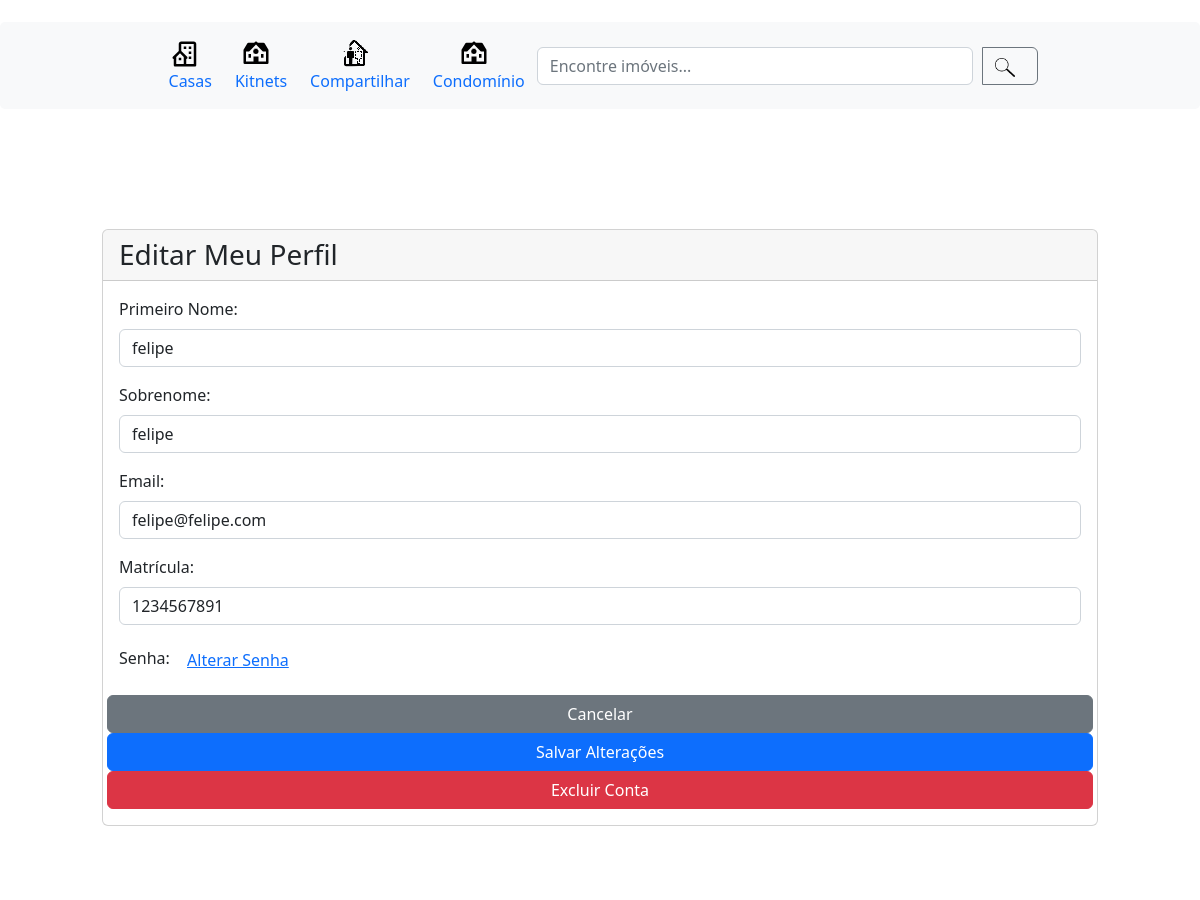
/meu-perfil/ (signed in, middle part), run on an earlier commit of the app's database.
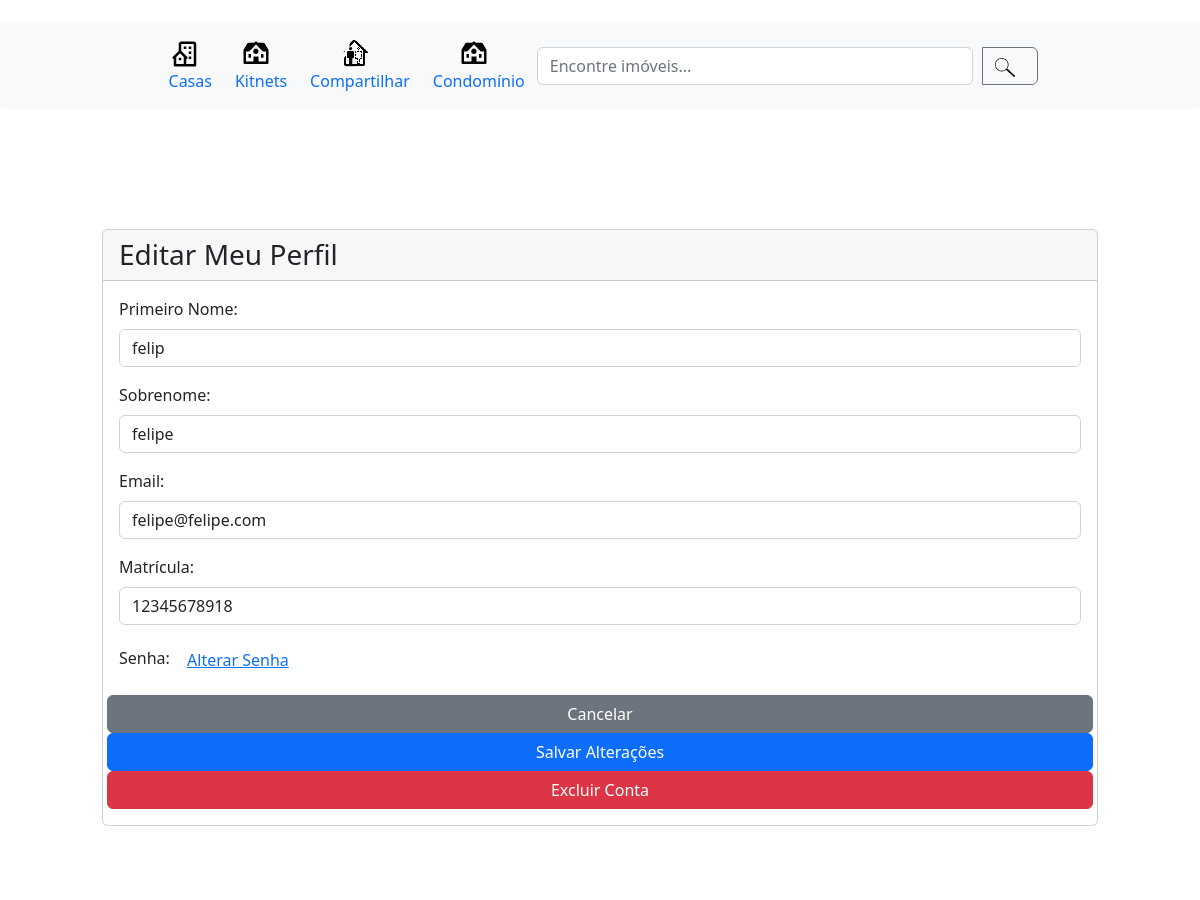
And on a later commit of the database.
### accounts/models.py (models this page shows, shortened)
class CustomUser(AbstractUser):
   matricula = models.CharField(max_length=10, unique=True)

### posts_app/views.py (the view)
# urls.py: path('meu-perfil/', views.my_profile, name='meu-perfil'),
@login_required
def my_profile(request):
    return render(request, 'my_profile.html')

### posts_app/templates/my_profile.html (shortened to what this page needs)
{% extends 'base.html' %}
{% block content %}
{% load static %}
<div class="container-fluid mt-5">
    <div class="row">
        <div class="col-md-12">
            <div class="card" id="contentContainer">
                <div class="card-header">
                    <h1 class="h3 mb-0">Editar Meu Perfil</h1>
                </div>
                <div class="card-body">
                    <form id="profileForm" method="post" enctype="multipart/form-data" action="{% url 'atualizar_perfil' %}">
                        <div class="mb-3">
                            <label for="{{ form.first_name.id_for_label }}" class="form-label">Primeiro Nome:</label>
                            <input type="text" name="first_name" value="{{ user.first_name }}" class="form-control" id="{{ form.first_name.id_for_label }}">
                        </div>
                        <div class="mb-3">
                            <label for="{{ form.last_name.id_for_label }}" class="form-label">Sobrenome:</label>
                            <input type="text" name="last_name" value="{{ user.last_name }}" class="form-control" id="{{ form.last_name.id_for_label }}">
                        </div>
                        <div class="mb-3">
                            <label for="{{ form.email.id_for_label }}" class="form-label">Email:</label>
                            <input type="email" name="email" value="{{ user.email }}" class="form-control" id="{{ form.email.id_for_label }}">
                        </div>
                        <div class="mb-3">
                            <label for="{{ form.matricula.id_for_label }}" class="form-label">Matrícula:</label>
                            <input type="text" name="matricula" value="{{ user.matricula }}" class="form-control" id="{{ form.matricula.id_for_label }}">
                        </div>
                        <div class="mb-3">
                            <label class="form-label">Senha:</label>
                            <a href="{% url 'password_reset' %}" class="btn btn-link">Alterar Senha</a>
                        </div>
                        <div class="row justify-content-end">
                            <button type="button" class="btn btn-secondary" onclick="confirmProfileUpdate()">Cancelar</button>
                            <button type="button" class="btn btn-primary" onclick="submitProfileForm()">Salvar Alterações</button>
                            <button type="button" class="btn btn-danger" onclick="excluirConta()">Excluir Conta</button>
                        </div>
                    </form>
                </div>
            </div>
        </div>
    </div>
</div>
{% endblock %}

What changed in the data, as far as the page shows it:
changed CustomUser "felipe": first_name "felipe" → "felip"; matricula "1234567891" → "12345678918"
